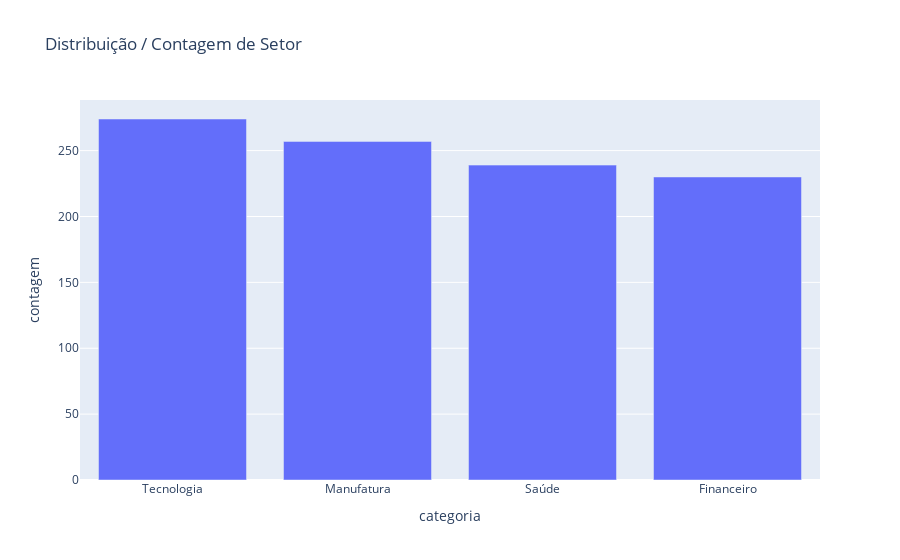
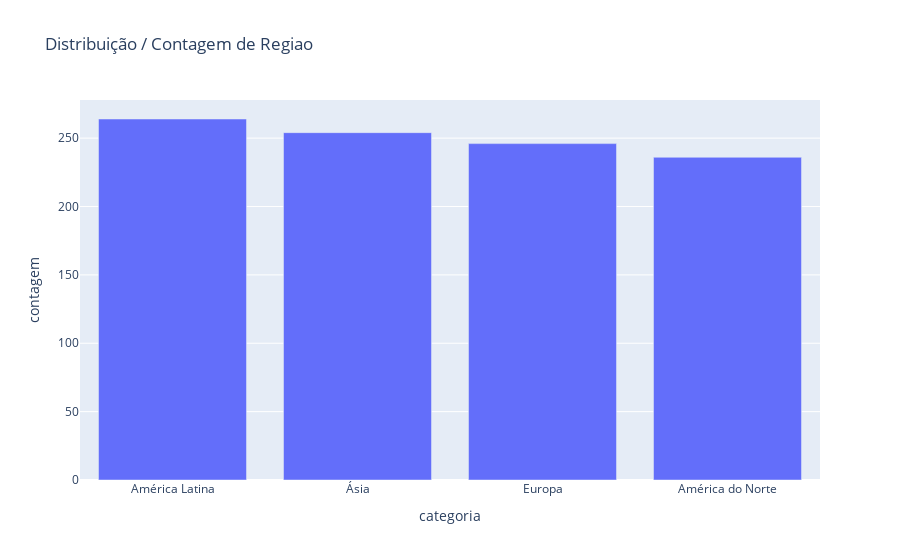
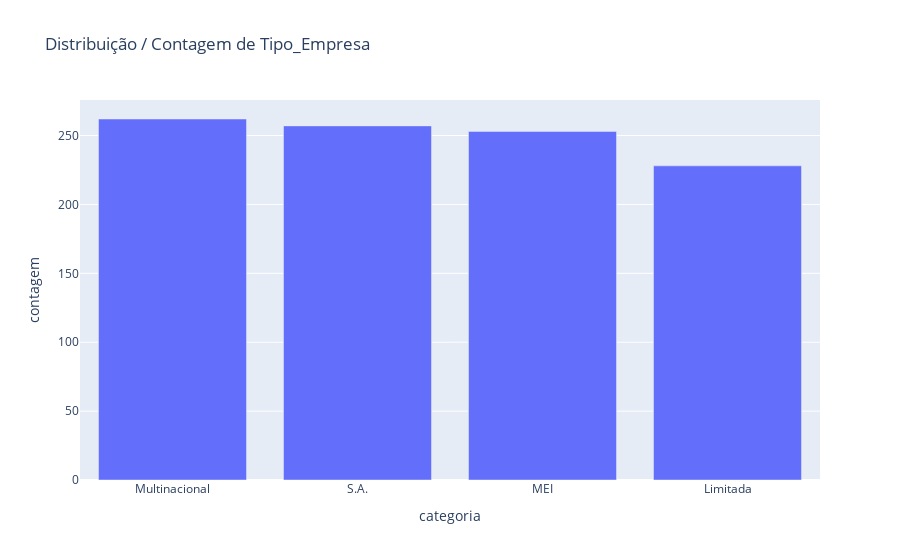
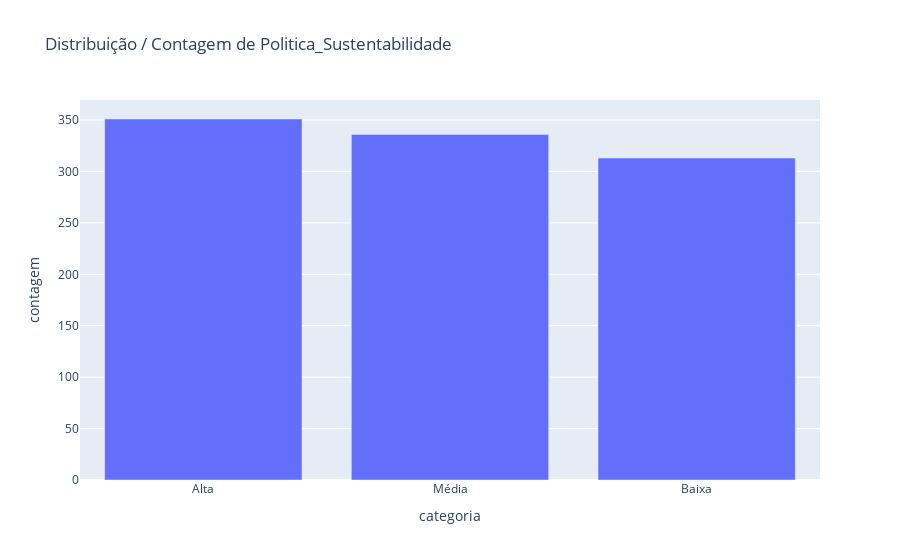

These figures' notebook cell, in order:
### Code cell
# Contagem de valores para variaveis categoricas
for col in features_categoricas:
    df_count = df_empresas[col].value_counts().reset_index()
    df_count.columns = ['categoria', 'contagem']
    fig = px.bar(df_count,
                 x='categoria',
                 y='contagem',
                 title=f'Distribuição / Contagem de {col}')
    fig.show()

### Figure 1 — Plotly figure (JSON) as saved in the notebook; plotly's stock layout.template omitted (floating-point values rounded to 4 significant figures)
{"data": [{"hovertemplate": "categoria=%{x}<br>contagem=%{y}<extra></extra>", "legendgroup": "", "marker": {"color": "#636efa", "pattern": {"shape": ""}}, "name": "", "orientation": "v", "showlegend": false, "textposition": "auto", "type": "bar", "x": ["Tecnologia", "Manufatura", "Saúde", "Financeiro"], "xaxis": "x", "y": [274, 257, 239, 230], "yaxis": "y"}], "layout": {"barmode": "relative", "legend": {"tracegroupgap": 0}, "title": {"text": "Distribuição / Contagem de Setor"}, "xaxis": {"anchor": "y", "domain": [0, 1], "title": {"text": "categoria"}}, "yaxis": {"anchor": "x", "domain": [0, 1], "title": {"text": "contagem"}}}}

### Figure 2 — Plotly figure (JSON) as saved in the notebook; plotly's stock layout.template omitted (floating-point values rounded to 4 significant figures)
{"data": [{"hovertemplate": "categoria=%{x}<br>contagem=%{y}<extra></extra>", "legendgroup": "", "marker": {"color": "#636efa", "pattern": {"shape": ""}}, "name": "", "orientation": "v", "showlegend": false, "textposition": "auto", "type": "bar", "x": ["América Latina", "Ásia", "Europa", "América do Norte"], "xaxis": "x", "y": [264, 254, 246, 236], "yaxis": "y"}], "layout": {"barmode": "relative", "legend": {"tracegroupgap": 0}, "title": {"text": "Distribuição / Contagem de Regiao"}, "xaxis": {"anchor": "y", "domain": [0, 1], "title": {"text": "categoria"}}, "yaxis": {"anchor": "x", "domain": [0, 1], "title": {"text": "contagem"}}}}

### Figure 3 — Plotly figure (JSON) as saved in the notebook; plotly's stock layout.template omitted (floating-point values rounded to 4 significant figures)
{"data": [{"hovertemplate": "categoria=%{x}<br>contagem=%{y}<extra></extra>", "legendgroup": "", "marker": {"color": "#636efa", "pattern": {"shape": ""}}, "name": "", "orientation": "v", "showlegend": false, "textposition": "auto", "type": "bar", "x": ["Multinacional", "S.A.", "MEI", "Limitada"], "xaxis": "x", "y": [262, 257, 253, 228], "yaxis": "y"}], "layout": {"barmode": "relative", "legend": {"tracegroupgap": 0}, "title": {"text": "Distribuição / Contagem de Tipo_Empresa"}, "xaxis": {"anchor": "y", "domain": [0, 1], "title": {"text": "categoria"}}, "yaxis": {"anchor": "x", "domain": [0, 1], "title": {"text": "contagem"}}}}

### Figure 4 — Plotly figure (JSON) as saved in the notebook; plotly's stock layout.template omitted (floating-point values rounded to 4 significant figures)
{"data": [{"hovertemplate": "categoria=%{x}<br>contagem=%{y}<extra></extra>", "legendgroup": "", "marker": {"color": "#636efa", "pattern": {"shape": ""}}, "name": "", "orientation": "v", "showlegend": false, "textposition": "auto", "type": "bar", "x": ["Alta", "Média", "Baixa"], "xaxis": "x", "y": [351, 336, 313], "yaxis": "y"}], "layout": {"barmode": "relative", "legend": {"tracegroupgap": 0}, "title": {"text": "Distribuição / Contagem de Politica_Sustentabilidade"}, "xaxis": {"anchor": "y", "domain": [0, 1], "title": {"text": "categoria"}}, "yaxis": {"anchor": "x", "domain": [0, 1], "title": {"text": "contagem"}}}}
